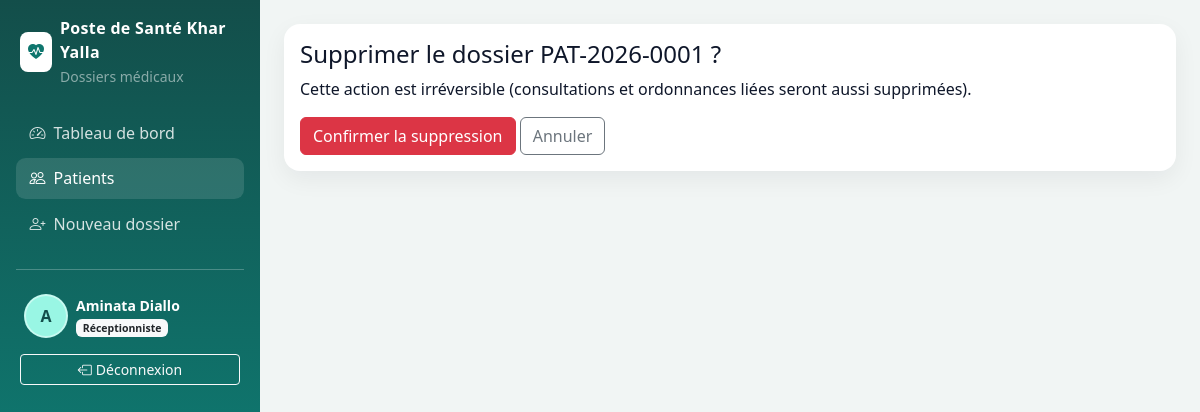
/patients/1/supprimer/ (signed in), run on the app's committed database.
### accounts/models.py (models this page shows, shortened)
class User(AbstractUser):
    class Role(models.TextChoices):
        ADMIN = "ADMIN", "Administrateur"
        MEDECIN = "MEDECIN", "Médecin"
        INFIRMIER = "INFIRMIER", "Infirmier"
        RECEPTIONNISTE = "RECEPTIONNISTE", "Réceptionniste"
    ROLES_CREABLES = (
        (Role.MEDECIN, "Médecin"),
        (Role.INFIRMIER, "Infirmier"),
        (Role.RECEPTIONNISTE, "Réceptionniste"),
    )
    role = models.CharField(
        "rôle",
        max_length=20,
        choices=Role.choices,
        default=Role.RECEPTIONNISTE,
        help_text="Ça décide ce que la personne a le droit de faire.",
    )
    telephone = models.CharField("téléphone", max_length=30, blank=True)
    photo = models.ImageField(
        "photo de profil",
        upload_to=photo_upload_to,
        blank=True,
        null=True,
    )
    class Meta:
        verbose_name = "utilisateur"
        verbose_name_plural = "utilisateurs"
        ordering = ["last_name", "first_name", "username"]
    def is_admin(self):
        return self.role == self.Role.ADMIN
    def is_medecin(self):
        return self.role == self.Role.MEDECIN
    def is_infirmier(self):
        return self.role == self.Role.INFIRMIER
    def is_receptionniste(self):
        return self.role == self.Role.RECEPTIONNISTE
    def is_soignant(self):
        return self.role in (self.Role.MEDECIN, self.Role.INFIRMIER)

### patients/models.py (models this page shows, shortened)
class Patient(models.Model):
    class Genre(models.TextChoices):
        M = "M", "Masculin"
        F = "F", "Féminin"
    class GroupeSanguin(models.TextChoices):
        A_POS = "A+", "A+"
        A_NEG = "A-", "A-"
        B_POS = "B+", "B+"
        B_NEG = "B-", "B-"
        AB_POS = "AB+", "AB+"
        AB_NEG = "AB-", "AB-"
        O_POS = "O+", "O+"
        O_NEG = "O-", "O-"
        INCONNU = "INCONNU", "Inconnu"
    numero_dossier = models.CharField(
        "numéro de dossier",
        max_length=20,
        unique=True,
        editable=False,
        help_text="Généré automatiquement : PAT-AAAA-XXXX",
    )
    nom = models.CharField(max_length=80)
    prenom = models.CharField("prénom", max_length=80)
    date_naissance = models.DateField("date de naissance")
    genre = models.CharField(max_length=1, choices=Genre.choices)
    groupe_sanguin = models.CharField(
        max_length=8,
        choices=GroupeSanguin.choices,
        default=GroupeSanguin.INCONNU,
    )
    telephone = models.CharField("téléphone", max_length=30, blank=True)
    adresse = models.CharField(max_length=255, blank=True)
    antecedent_medicaux = models.TextField("antécédents médicaux", blank=True)
    antecedent_chirurgicaux = models.TextField("antécédents chirurgicaux", blank=True)
    allergies = models.TextField(blank=True)
    created_at = models.DateTimeField("créé le", auto_now_add=True)
    updated_at = models.DateTimeField("modifié le", auto_now=True)
    created_by = models.ForeignKey(
        settings.AUTH_USER_MODEL,
        on_delete=models.SET_NULL,
        null=True,
        blank=True,
        related_name="patients_crees",
        verbose_name="enregistré par",
    )
    class Meta:
        ordering = ["nom", "prenom"]
        verbose_name = "patient"
        verbose_name_plural = "patients"
        indexes = [
            models.Index(fields=["nom", "prenom"]),
            models.Index(fields=["numero_dossier"]),
        ]
    def get_absolute_url(self):
        return reverse("patients:detail", kwargs={"pk": self.pk})

### patients/views.py (the view, shortened to what this page needs)
# urls.py: path("<int:pk>/supprimer/", PatientDeleteView.as_view(), name="supprimer"),
class PatientDeleteView(ReceptionMixin, DeleteView):
    model = Patient
    template_name = "patients/patient_confirm_delete.html"
    success_url = reverse_lazy("patients:liste")

### accounts/audit.py (called while the page is built)
def masquer_commandes_expirees():
    seuil = timezone.now() - timedelta(hours=24)
    return AuditLog.objects.filter(efface_le__isnull=True, created_at__lt=seuil).update(
        efface_le=timezone.now()
    )

### accounts/context_processors.py (called while the page is built, shortened)
def role_flags(request):
    user = getattr(request, "user", None)
    return {
        "is_admin_role": user.is_admin(),
        "is_medecin_role": user.is_medecin(),
        "is_infirmier_role": user.is_infirmier(),
        "is_reception_role": user.is_receptionniste(),
        "is_soignant_role": user.is_soignant(),
    }

def structure(_request):
    from django.conf import settings
    return {"NOM_STRUCTURE": getattr(settings, "NOM_STRUCTURE", "Poste de Santé Khar Yalla")}

### accounts/permissions.py (called while the page is built)
    def test_func(self):
        user = self.request.user
        if not user.is_authenticated:
            return False
        return user.role in self.allowed_roles

### templates/patients/patient_confirm_delete.html (shortened to what this page needs)
{% extends "base.html" %}
{% block content %}
<div class="card stat-card card-body">
  <h1 class="h4">Supprimer le dossier {{ object.numero_dossier }} ?</h1>
  <p>Cette action est irréversible (consultations et ordonnances liées seront aussi supprimées).</p>
  <form method="post">
    <button class="btn btn-danger" type="submit">Confirmer la suppression</button>
    <a class="btn btn-outline-secondary" href="{{ object.get_absolute_url }}">Annuler</a>
  </form>
</div>
{% endblock %}

### templates/base.html (shortened to what this page needs)
<!DOCTYPE html>
<html lang="fr">
<head>
  <link href="https://cdn.jsdelivr.net/npm/bootstrap@5.3.3/dist/css/bootstrap.min.css" rel="stylesheet">
  <link href="https://cdn.jsdelivr.net/npm/bootstrap-icons@1.11.3/font/bootstrap-icons.min.css" rel="stylesheet">
  {% load static %}
  <link rel="stylesheet" href="{% static 'css/app.css' %}">
</head>
<body class="app-body">
  <div class="d-flex">
    <aside class="sidebar text-white p-3 no-print">
      <div class="d-flex align-items-center gap-2 mb-4 px-1">
        <span class="bg-white text-success rounded-3 p-2"><i class="bi bi-heart-pulse-fill"></i></span>
        <div>
          <div class="brand">{{ NOM_STRUCTURE }}</div>
          <small class="text-white-50">Dossiers médicaux</small>
        </div>
      </div>
      <nav class="nav flex-column gap-1">
        <a class="nav-link {% if request.resolver_match.url_name == 'dashboard' %}active{% endif %}" href="{% url 'reports:dashboard' %}">
          <i class="bi bi-speedometer2 me-2"></i>Tableau de bord
        </a>
        {% if not is_admin_role %}
        <a class="nav-link {% if request.resolver_match.app_name == 'patients' %}active{% endif %}" href="{% url 'patients:liste' %}">
          <i class="bi bi-people me-2"></i>Patients
        </a>
        {% endif %}
        {% if is_reception_role %}
        <a class="nav-link" href="{% url 'patients:creer' %}">
          <i class="bi bi-person-plus me-2"></i>Nouveau dossier
        </a>
        {% endif %}
      </nav>
      <hr class="border-light opacity-25 my-4">
      <a href="{% url 'accounts:profil' %}" class="d-flex align-items-center gap-2 px-2 text-white text-decoration-none">
        {% if request.user.photo %}
          <img src="{{ request.user.photo.url }}" alt="Photo de profil" class="avatar-profil">
        {% else %}
          <span class="avatar-profil avatar-fallback">{{ request.user.first_name|slice:":1"|default:request.user.username|slice:":1"|upper }}</span>
        {% endif %}
        <div class="small">
          <div class="fw-semibold">{{ request.user.get_full_name|default:request.user.username }}</div>
          <span class="badge text-bg-light text-dark badge-role">{{ request.user.get_role_display }}</span>
        </div>
      </a>
      <form method="post" action="{% url 'accounts:logout' %}" class="mt-3 px-1">
        <button class="btn btn-outline-light btn-sm w-100" type="submit">
          <i class="bi bi-box-arrow-left me-1"></i>Déconnexion
        </button>
      </form>
    </aside>
    <main class="flex-grow-1 p-4">
      {% block content %}{% endblock %}
    </main>
  </div>
</body>
</html>

### static/css/app.css (style rules this page uses)
:root { --hc-teal: #0f766e; --hc-teal-dark: #115e59; --hc-teal-deep: #134e4a; --hc-ink: #0f172a; --hc-muted: #64748b; --hc-bg: #f1f5f4; }
html, body { height: 100%; }
body.app-body { background: var(--hc-bg); color: var(--hc-ink); }
.text-success { color: var(--hc-teal) !important; }
.sidebar { width: 260px; min-height: 100vh; background: linear-gradient(180deg, var(--hc-teal-deep) 0%, var(--hc-teal) 55%, var(--hc-teal-dark) 100%); }
.sidebar .brand { font-weight: 700; letter-spacing: .02em; }
.sidebar .nav-link { color: rgba(255,255,255,.82); border-radius: .6rem; padding: .55rem .85rem; }
.sidebar .nav-link:hover, .sidebar .nav-link.active { background: rgba(255,255,255,.12); color: #fff; }
.stat-card { border: 0; border-radius: 1rem; box-shadow: 0 8px 24px rgba(15, 23, 42, .06); background: #fff; }
.badge-role { font-weight: 600; }
.avatar-profil { width: 44px; height: 44px; border-radius: 50%; object-fit: cover; border: 2px solid rgba(255,255,255,.45); flex-shrink: 0; }
.avatar-fallback { display: inline-flex; align-items: center; justify-content: center; background: #99f6e4; color: var(--hc-teal-deep); font-weight: 700; }

### data on the page
User: user.first_name "A", user.get_full_name "Aminata Diallo", user.role "Réceptionniste"
Patient: numero_dossier "PAT-2026-0001"

### other printed values
{{ NOM_STRUCTURE }} "Poste de Santé Khar Yalla"
